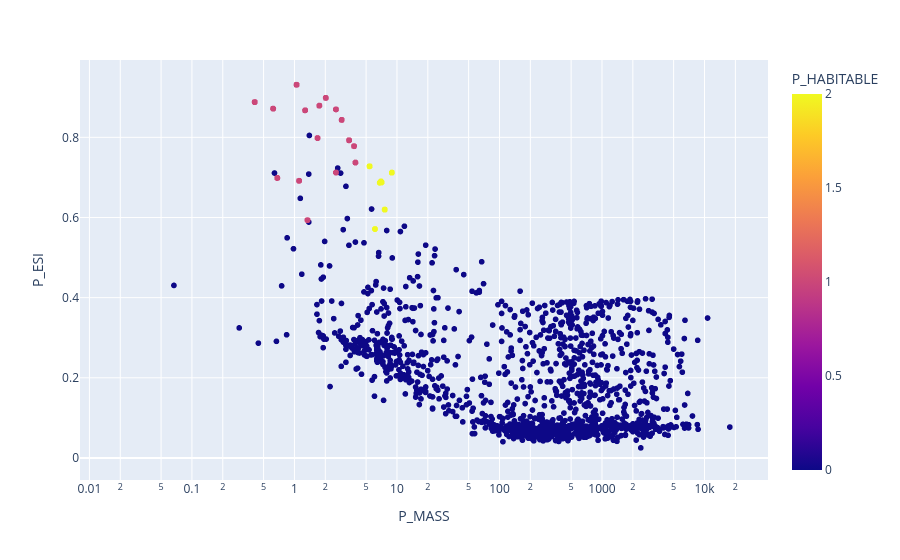

The cell this chart's notebook holds for it:
### Markdown cell above
Till 2011, only non-habitable planets having ESI less than or equal to 0.3 were discovered. From 2011 till 2019, habitable planets having high ESI (hovering in the range 0.6 - 0.9) have been discovered.

* **Influence of Planet Mass / Planet Radius / Planet Eccentricity on Habitability:**

Next, we will check how planet mass, planet radius and planet eccentricity influence habitability. While understanding mass and radius are pretty simple, understanding eccentricity can be difficult for some. Below is the definition of eccentricity for reference. 

[Eccentricity](https://www.enchantedlearning.com/subjects/astronomy/glossary/Eccentricity.shtml) indicates how the planetary orbit deviates from a perfect circle. A perfectly circular orbit has an eccentricity = 0. A higher number indicates elliptical orbit.

### Code cell
import plotly.express as px
fig = px.scatter(oversampled, x=oversampled.P_MASS, y=oversampled.P_ESI, color=oversampled.P_HABITABLE,
                 hover_name=oversampled.P_NAME, log_x=True, size_max=30)
fig.show()

### Figure 1 — Plotly figure (JSON) as saved in the notebook; plotly's stock layout.template omitted (floating-point values rounded to 4 significant figures; data arrays with more than 128 entries replaced by an {"elided": "..."} marker saying what was removed)
{"data": [{"hovertemplate": "<b>%{hovertext}</b><br><br>P_MASS=%{x}<br>P_ESI=%{y}<br>P_HABITABLE=%{marker.color}<extra></extra>", "hovertext": {"elided": "11979 str values"}, "legendgroup": "", "marker": {"color": {"elided": "11979 int values"}, "coloraxis": "coloraxis", "symbol": "circle"}, "mode": "markers", "name": "", "showlegend": false, "type": "scattergl", "x": {"elided": "11979 float values"}, "xaxis": "x", "y": {"elided": "11979 float values"}, "yaxis": "y"}], "layout": {"coloraxis": {"colorbar": {"title": {"text": "P_HABITABLE"}}, "colorscale": [[0.0, "#0d0887"], [0.1111, "#46039f"], [0.2222, "#7201a8"], [0.3333, "#9c179e"], [0.4444, "#bd3786"], [0.5556, "#d8576b"], [0.6667, "#ed7953"], [0.7778, "#fb9f3a"], [0.8889, "#fdca26"], [1.0, "#f0f921"]]}, "legend": {"tracegroupgap": 0}, "margin": {"t": 60}, "xaxis": {"anchor": "y", "domain": [0.0, 1.0], "title": {"text": "P_MASS"}, "type": "log"}, "yaxis": {"anchor": "x", "domain": [0.0, 1.0], "title": {"text": "P_ESI"}}}}
